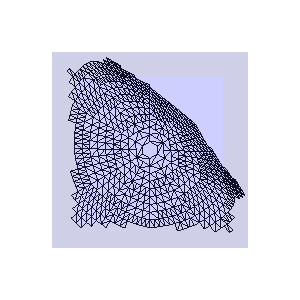

Write Python code to recreate this figure.
#!/usr/bin/env python

# Demonstrate vtkStreamSurface generating a stream surface from a
# computed vector field on a wavelet source using a circular seed.

# Factory overrides
import vtkmodules.vtkInteractionStyle  # noqa: F401
import vtkmodules.vtkRenderingFreeType  # noqa: F401
import vtkmodules.vtkRenderingOpenGL2  # noqa: F401

from vtkmodules.vtkFiltersCore import vtkArrayCalculator
from vtkmodules.vtkFiltersFlowPaths import vtkStreamSurface
from vtkmodules.vtkFiltersSources import (
    vtkRegularPolygonSource,
)
from vtkmodules.vtkImagingCore import vtkRTAnalyticSource
from vtkmodules.vtkRenderingCore import (
    vtkActor,
    vtkDataSetMapper,
    vtkRenderWindow,
    vtkRenderWindowInteractor,
    vtkRenderer,
)

# Wavelet source
wavelet = vtkRTAnalyticSource()
wavelet.SetWholeExtent(-10, 10, -10, 10, -10, 10)

# Compute vector field using array calculator
calc = vtkArrayCalculator()
calc.AddCoordinateScalarVariable("coordsX", 0)
calc.AddCoordinateScalarVariable("coordsY", 1)
calc.AddCoordinateScalarVariable("coordsZ", 2)
calc.SetFunction(
    "coordsX*iHat + coordsY*jHat + 0.5*(coordsZ^2+coordsX+coordsY)*kHat")
calc.SetInputConnection(wavelet.GetOutputPort())
calc.Update()

# Circular seed with extra closing point
circle = vtkRegularPolygonSource()
circle.SetNumberOfSides(6)
circle.SetRadius(1)
circle.SetCenter(0, 0, 0)
circle.SetNormal(0, 0, 1)
circle.Update()
circle.GetOutput().GetPoints().InsertNextPoint(circle.GetOutput().GetPoint(0))

# Stream surface
stream = vtkStreamSurface()
stream.SetMaximumPropagation(100)
stream.SetMaximumNumberOfSteps(100)
stream.SetInputConnection(0, calc.GetOutputPort())
stream.SetInputConnection(1, circle.GetOutputPort())
stream.SetInitialIntegrationStep(1)
stream.SetIntegrationStepUnit(1)
stream.SetIntegratorTypeToRungeKutta4()
stream.SetUseIterativeSeeding(True)

# Stream surface mapper
stream_mapper = vtkDataSetMapper()
stream_mapper.SetInputConnection(stream.GetOutputPort())

stream_actor = vtkActor()
stream_actor.SetMapper(stream_mapper)
stream_actor.GetProperty().SetColor(0.1, 0.1, 0.1)
stream_actor.GetProperty().SetRepresentationToWireframe()

# Wavelet bounding box
wavelet_mapper = vtkDataSetMapper()
wavelet_mapper.SetInputConnection(wavelet.GetOutputPort())

wavelet_actor = vtkActor()
wavelet_actor.SetMapper(wavelet_mapper)
wavelet_actor.GetProperty().SetColor(0.4, 0.4, 0.4)
wavelet_actor.GetProperty().SetOpacity(0.1)
wavelet_actor.GetProperty().SetRepresentationToSurface()

# Renderer
renderer = vtkRenderer()
renderer.AddActor(wavelet_actor)
renderer.AddActor(stream_actor)
renderer.SetBackground(1.0, 1.0, 1.0)

# Window
render_window = vtkRenderWindow()
render_window.AddRenderer(renderer)
render_window.SetMultiSamples(0)
render_window.SetSize(300, 300)
render_window.SetWindowName("stream surface flow paths")

# Interactor
interactor = vtkRenderWindowInteractor()
interactor.SetRenderWindow(render_window)

# Scene
renderer.ResetCamera()

interactor.Initialize()
interactor.Start()
